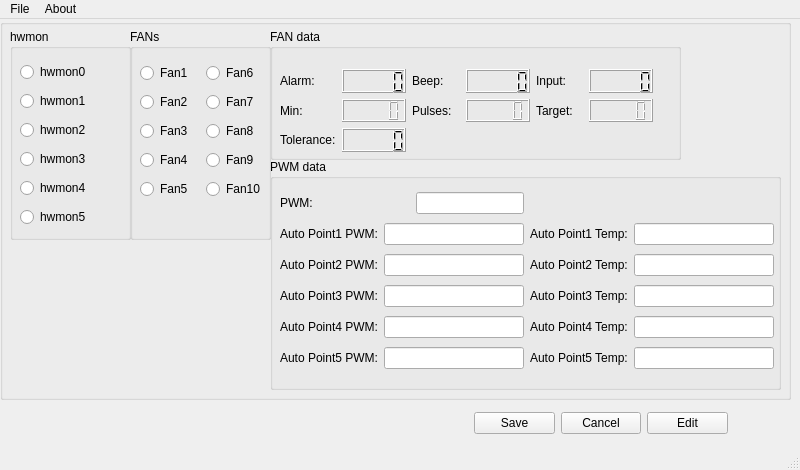
<?xml version="1.0" encoding="UTF-8"?>
<ui version="4.0">
 <class>MainWindow</class>
 <widget class="QMainWindow" name="MainWindow">
  <property name="geometry">
   <rect>
    <x>0</x>
    <y>0</y>
    <width>800</width>
    <height>470</height>
   </rect>
  </property>
  <property name="sizePolicy">
   <sizepolicy hsizetype="Preferred" vsizetype="Preferred">
    <horstretch>0</horstretch>
    <verstretch>0</verstretch>
   </sizepolicy>
  </property>
  <property name="windowTitle">
   <string>Control FANs</string>
  </property>
  <property name="windowIcon">
   <iconset>
    <normaloff>images/coldness-device-cooler-fan-table-electric-cooling-6992.ico</normaloff>images/coldness-device-cooler-fan-table-electric-cooling-6992.ico</iconset>
  </property>
  <widget class="QWidget" name="centralwidget">
   <widget class="QGroupBox" name="groupBox_2">
    <property name="geometry">
     <rect>
      <x>0</x>
      <y>0</y>
      <width>791</width>
      <height>381</height>
     </rect>
    </property>
    <property name="title">
     <string/>
    </property>
    <widget class="QGroupBox" name="hwmongroupBox">
     <property name="geometry">
      <rect>
       <x>10</x>
       <y>10</y>
       <width>121</width>
       <height>211</height>
      </rect>
     </property>
     <property name="title">
      <string>hwmon</string>
     </property>
     <widget class="QWidget" name="layoutWidget">
      <property name="geometry">
       <rect>
        <x>10</x>
        <y>30</y>
        <width>104</width>
        <height>176</height>
       </rect>
      </property>
      <layout class="QVBoxLayout" name="verticalLayout">
       <item>
        <widget class="QRadioButton" name="hwmon0radioButton">
         <property name="text">
          <string>hwmon0</string>
         </property>
        </widget>
       </item>
       <item>
        <widget class="QRadioButton" name="hwmon1radioButton">
         <property name="text">
          <string>hwmon1</string>
         </property>
        </widget>
       </item>
       <item>
        <widget class="QRadioButton" name="hwmon2radioButton">
         <property name="text">
          <string>hwmon2</string>
         </property>
        </widget>
       </item>
       <item>
        <widget class="QRadioButton" name="hwmon3radioButton">
         <property name="text">
          <string>hwmon3</string>
         </property>
        </widget>
       </item>
       <item>
        <widget class="QRadioButton" name="hwmon4radioButton">
         <property name="text">
          <string>hwmon4</string>
         </property>
        </widget>
       </item>
       <item>
        <widget class="QRadioButton" name="hwmon5radioButton">
         <property name="text">
          <string>hwmon5</string>
         </property>
        </widget>
       </item>
      </layout>
     </widget>
    </widget>
    <widget class="QGroupBox" name="fangroupBox">
     <property name="geometry">
      <rect>
       <x>130</x>
       <y>10</y>
       <width>141</width>
       <height>211</height>
      </rect>
     </property>
     <property name="title">
      <string>FANs</string>
     </property>
     <widget class="QWidget" name="layoutWidget">
      <property name="geometry">
       <rect>
        <x>10</x>
        <y>31</y>
        <width>126</width>
        <height>146</height>
       </rect>
      </property>
      <layout class="QGridLayout" name="gridLayout">
       <item row="0" column="0">
        <widget class="QRadioButton" name="fan1radioButton">
         <property name="text">
          <string>Fan1</string>
         </property>
        </widget>
       </item>
       <item row="0" column="1">
        <widget class="QRadioButton" name="fan6radioButton">
         <property name="text">
          <string>Fan6</string>
         </property>
        </widget>
       </item>
       <item row="1" column="0">
        <widget class="QRadioButton" name="fan2radioButton">
         <property name="text">
          <string>Fan2</string>
         </property>
        </widget>
       </item>
       <item row="1" column="1">
        <widget class="QRadioButton" name="fan7radioButton">
         <property name="text">
          <string>Fan7</string>
         </property>
        </widget>
       </item>
       <item row="2" column="0">
        <widget class="QRadioButton" name="fan3radioButton">
         <property name="text">
          <string>Fan3</string>
         </property>
        </widget>
       </item>
       <item row="2" column="1">
        <widget class="QRadioButton" name="fan8radioButton">
         <property name="text">
          <string>Fan8</string>
         </property>
        </widget>
       </item>
       <item row="3" column="0">
        <widget class="QRadioButton" name="fan4radioButton">
         <property name="text">
          <string>Fan4</string>
         </property>
        </widget>
       </item>
       <item row="3" column="1">
        <widget class="QRadioButton" name="fan9radioButton">
         <property name="text">
          <string>Fan9</string>
         </property>
        </widget>
       </item>
       <item row="4" column="0">
        <widget class="QRadioButton" name="fan5radioButton">
         <property name="text">
          <string>Fan5</string>
         </property>
        </widget>
       </item>
       <item row="4" column="1">
        <widget class="QRadioButton" name="fan10radioButton">
         <property name="text">
          <string>Fan10</string>
         </property>
        </widget>
       </item>
      </layout>
     </widget>
    </widget>
    <widget class="QGroupBox" name="fanDatagroupBox">
     <property name="geometry">
      <rect>
       <x>270</x>
       <y>10</y>
       <width>411</width>
       <height>131</height>
      </rect>
     </property>
     <property name="title">
      <string>FAN data</string>
     </property>
     <widget class="QWidget" name="layoutWidget">
      <property name="geometry">
       <rect>
        <x>10</x>
        <y>40</y>
        <width>373</width>
        <height>83</height>
       </rect>
      </property>
      <layout class="QGridLayout" name="gridLayout_2">
       <item row="0" column="0">
        <widget class="QLabel" name="fanAlarmlabel">
         <property name="text">
          <string>Alarm:</string>
         </property>
        </widget>
       </item>
       <item row="0" column="1">
        <widget class="QLCDNumber" name="fanAlarmlcdNumber"/>
       </item>
       <item row="0" column="2">
        <widget class="QLabel" name="fanBeeplabel">
         <property name="text">
          <string>Beep:</string>
         </property>
        </widget>
       </item>
       <item row="0" column="3">
        <widget class="QLCDNumber" name="fanBeeplcdNumber"/>
       </item>
       <item row="0" column="4">
        <widget class="QLabel" name="fanInputlabel">
         <property name="text">
          <string>Input:</string>
         </property>
        </widget>
       </item>
       <item row="0" column="5">
        <widget class="QLCDNumber" name="fanInputlcdNumber"/>
       </item>
       <item row="1" column="0">
        <widget class="QLabel" name="fanMinlabel">
         <property name="text">
          <string>Min:</string>
         </property>
        </widget>
       </item>
       <item row="1" column="1">
        <widget class="QLCDNumber" name="fanMinlcdNumber"/>
       </item>
       <item row="1" column="2">
        <widget class="QLabel" name="fanPulseslabel">
         <property name="text">
          <string>Pulses:</string>
         </property>
        </widget>
       </item>
       <item row="1" column="3">
        <widget class="QLCDNumber" name="fanPulseslcdNumber"/>
       </item>
       <item row="1" column="4">
        <widget class="QLabel" name="fanTargetlabel">
         <property name="text">
          <string>Target:</string>
         </property>
        </widget>
       </item>
       <item row="1" column="5">
        <widget class="QLCDNumber" name="fanTargetlcdNumber"/>
       </item>
       <item row="2" column="0">
        <widget class="QLabel" name="fanTolerancelabel">
         <property name="text">
          <string>Tolerance:</string>
         </property>
        </widget>
       </item>
       <item row="2" column="1">
        <widget class="QLCDNumber" name="fanTolerancelcdNumber"/>
       </item>
      </layout>
     </widget>
    </widget>
    <widget class="QGroupBox" name="pwmDatagroupBox">
     <property name="geometry">
      <rect>
       <x>270</x>
       <y>140</y>
       <width>511</width>
       <height>231</height>
      </rect>
     </property>
     <property name="title">
      <string>PWM data</string>
     </property>
     <widget class="QWidget" name="layoutWidget">
      <property name="geometry">
       <rect>
        <x>10</x>
        <y>30</y>
        <width>494</width>
        <height>188</height>
       </rect>
      </property>
      <layout class="QGridLayout" name="gridLayout_3">
       <item row="0" column="0">
        <widget class="QLabel" name="pwmPwmlabel">
         <property name="text">
          <string>PWM:</string>
         </property>
        </widget>
       </item>
       <item row="0" column="1" alignment="Qt::AlignRight">
        <widget class="QLineEdit" name="pwmPwmlineEdit">
         <property name="alignment">
          <set>Qt::AlignRight|Qt::AlignTrailing|Qt::AlignVCenter</set>
         </property>
        </widget>
       </item>
       <item row="1" column="0">
        <widget class="QLabel" name="pwmAutoPoint1Pwmlabel">
         <property name="text">
          <string>Auto Point1 PWM:</string>
         </property>
        </widget>
       </item>
       <item row="1" column="1">
        <widget class="QLineEdit" name="pwmAutoPoint1PwmlineEdit">
         <property name="alignment">
          <set>Qt::AlignRight|Qt::AlignTrailing|Qt::AlignVCenter</set>
         </property>
        </widget>
       </item>
       <item row="1" column="2">
        <widget class="QLabel" name="pwmAutoPoint1Templabel">
         <property name="text">
          <string>Auto Point1 Temp:</string>
         </property>
        </widget>
       </item>
       <item row="1" column="3">
        <widget class="QLineEdit" name="pwmAutoPoint1TemplineEdit">
         <property name="alignment">
          <set>Qt::AlignRight|Qt::AlignTrailing|Qt::AlignVCenter</set>
         </property>
        </widget>
       </item>
       <item row="2" column="0">
        <widget class="QLabel" name="pwmAutoPoint2Pwmlabel">
         <property name="text">
          <string>Auto Point2 PWM:</string>
         </property>
        </widget>
       </item>
       <item row="2" column="1">
        <widget class="QLineEdit" name="pwmAutoPoint2PwmlineEdit">
         <property name="alignment">
          <set>Qt::AlignRight|Qt::AlignTrailing|Qt::AlignVCenter</set>
         </property>
        </widget>
       </item>
       <item row="2" column="2">
        <widget class="QLabel" name="pwmAutoPoint2Templabel">
         <property name="text">
          <string>Auto Point2 Temp:</string>
         </property>
        </widget>
       </item>
       <item row="2" column="3">
        <widget class="QLineEdit" name="pwmAutoPoint2TemplineEdit">
         <property name="alignment">
          <set>Qt::AlignRight|Qt::AlignTrailing|Qt::AlignVCenter</set>
         </property>
        </widget>
       </item>
       <item row="3" column="0">
        <widget class="QLabel" name="pwmAutoPoint3Pwmlabel">
         <property name="text">
          <string>Auto Point3 PWM:</string>
         </property>
        </widget>
       </item>
       <item row="3" column="1">
        <widget class="QLineEdit" name="pwmAutoPoint3PwmlineEdit">
         <property name="alignment">
          <set>Qt::AlignRight|Qt::AlignTrailing|Qt::AlignVCenter</set>
         </property>
        </widget>
       </item>
       <item row="3" column="2">
        <widget class="QLabel" name="pwmAutoPoint3Templabel">
         <property name="text">
          <string>Auto Point3 Temp:</string>
         </property>
        </widget>
       </item>
       <item row="3" column="3">
        <widget class="QLineEdit" name="pwmAutoPoint3TemplineEdit">
         <property name="alignment">
          <set>Qt::AlignRight|Qt::AlignTrailing|Qt::AlignVCenter</set>
         </property>
        </widget>
       </item>
       <item row="4" column="0">
        <widget class="QLabel" name="pwmAutoPoint4Pwmlabel">
         <property name="text">
          <string>Auto Point4 PWM:</string>
         </property>
        </widget>
       </item>
       <item row="4" column="1">
        <widget class="QLineEdit" name="pwmAutoPoint4PwmlineEdit">
         <property name="alignment">
          <set>Qt::AlignRight|Qt::AlignTrailing|Qt::AlignVCenter</set>
         </property>
        </widget>
       </item>
       <item row="4" column="2">
        <widget class="QLabel" name="pwmAutoPoint4Templabel">
         <property name="text">
          <string>Auto Point4 Temp:</string>
         </property>
        </widget>
       </item>
       <item row="4" column="3">
        <widget class="QLineEdit" name="pwmAutoPoint4TemplineEdit">
         <property name="alignment">
          <set>Qt::AlignRight|Qt::AlignTrailing|Qt::AlignVCenter</set>
         </property>
        </widget>
       </item>
       <item row="5" column="0">
        <widget class="QLabel" name="pwmAutoPoint5Pwmlabel">
         <property name="text">
          <string>Auto Point5 PWM:</string>
         </property>
        </widget>
       </item>
       <item row="5" column="1">
        <widget class="QLineEdit" name="pwmAutoPoint5PwmlineEdit">
         <property name="alignment">
          <set>Qt::AlignRight|Qt::AlignTrailing|Qt::AlignVCenter</set>
         </property>
        </widget>
       </item>
       <item row="5" column="2">
        <widget class="QLabel" name="pwmAutoPoint5Templabel">
         <property name="text">
          <string>Auto Point5 Temp:</string>
         </property>
        </widget>
       </item>
       <item row="5" column="3">
        <widget class="QLineEdit" name="pwmAutoPoint5TemplineEdit">
         <property name="alignment">
          <set>Qt::AlignRight|Qt::AlignTrailing|Qt::AlignVCenter</set>
         </property>
        </widget>
       </item>
      </layout>
     </widget>
    </widget>
   </widget>
   <widget class="QWidget" name="layoutWidget">
    <property name="geometry">
     <rect>
      <x>474</x>
      <y>390</y>
      <width>254</width>
      <height>28</height>
     </rect>
    </property>
    <layout class="QHBoxLayout" name="horizontalLayout">
     <item>
      <widget class="QPushButton" name="savepushButton">
       <property name="text">
        <string>Save</string>
       </property>
      </widget>
     </item>
     <item>
      <widget class="QPushButton" name="calcelpushButton">
       <property name="text">
        <string>Cancel</string>
       </property>
      </widget>
     </item>
     <item>
      <widget class="QPushButton" name="editpushButton">
       <property name="text">
        <string>Edit</string>
       </property>
      </widget>
     </item>
    </layout>
   </widget>
  </widget>
  <widget class="QMenuBar" name="menubar">
   <property name="geometry">
    <rect>
     <x>0</x>
     <y>0</y>
     <width>800</width>
     <height>23</height>
    </rect>
   </property>
   <widget class="QMenu" name="menuControl_FANs">
    <property name="title">
     <string>File</string>
    </property>
    <addaction name="actionQuit"/>
   </widget>
   <widget class="QMenu" name="menuAbout">
    <property name="title">
     <string>About</string>
    </property>
   </widget>
   <addaction name="menuControl_FANs"/>
   <addaction name="menuAbout"/>
  </widget>
  <widget class="QStatusBar" name="statusbar"/>
  <action name="actionQuit">
   <property name="text">
    <string>Quit</string>
   </property>
  </action>
 </widget>
 <resources/>
 <connections/>
</ui>
